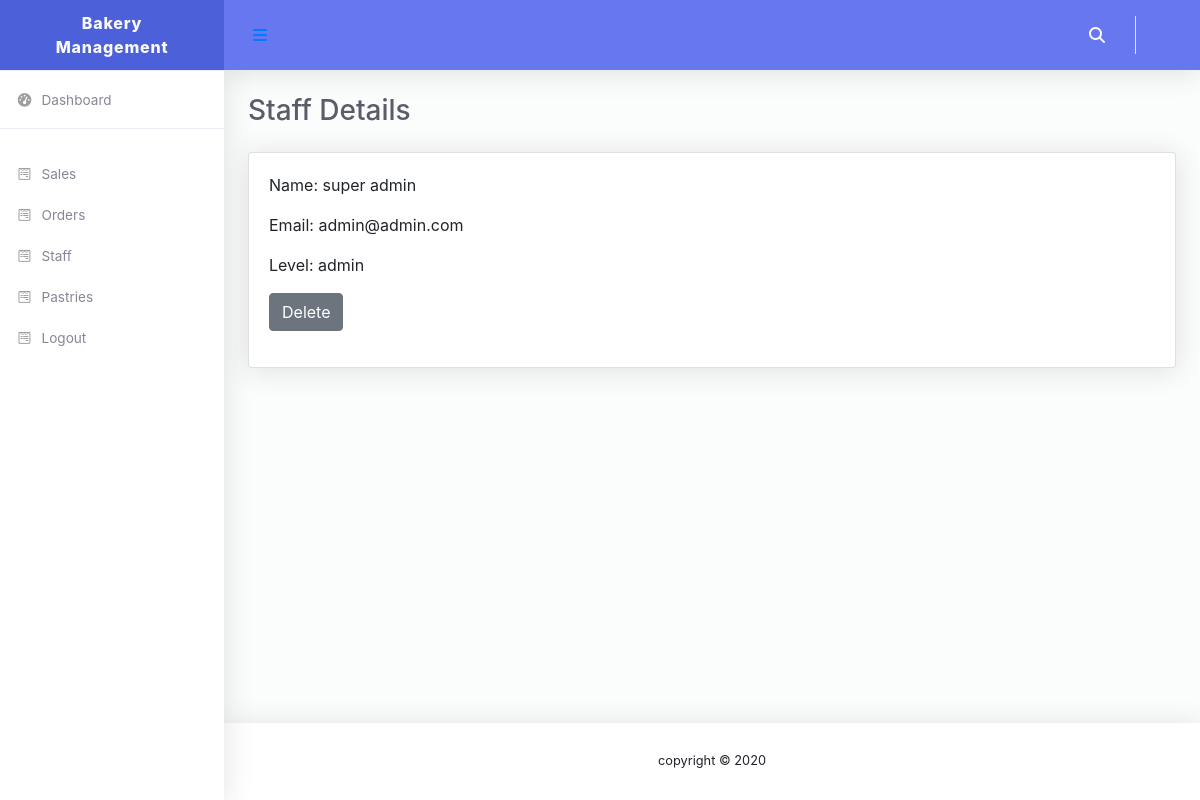
Page /admin/user_details.php?oid=1 on the committed database.
### tables this page shows
CREATE TABLE IF NOT EXISTS `users` (
  `id` int(11) NOT NULL AUTO_INCREMENT,
  `name` varchar(255) NOT NULL,
  `level` enum('admin','staff') NOT NULL DEFAULT 'staff',
  `email` varchar(255) NOT NULL,
  `password` text NOT NULL,
  `created_at` datetime NOT NULL DEFAULT CURRENT_TIMESTAMP,
  PRIMARY KEY (`id`)
);

### admin/user_details.php (the view, shortened to what this page needs)
<?php
  require '../db.php';
  $sql1 = 'SELECT * FROM `users` WHERE `id` = '.$_GET['oid'];
  $sth1 = $pdo->prepare($sql1);
  $sth1->execute();
  $user = $sth1->fetch(PDO::FETCH_ASSOC);
 ?>
<!DOCTYPE html>
<html lang="en">
<?php include_once 'admin_head.php'; ?>
<body id="page-top">
  <div id="wrapper">
    <?php include_once 'admin_side.php'; ?>
    <div id="content-wrapper" class="d-flex flex-column">
      <div id="content">
        <?php include_once 'admin_top.php'; ?>
        <div class="container-fluid" id="container-wrapper">
          <div class="d-sm-flex align-items-center justify-content-between mb-4">
            <h1 class="h3 mb-0 text-gray-800">Staff Details</h1>
          </div>
            <div class="card">
              <div class="card-body">
                <p>Name: <?php echo $user['name'];?></p>
                <p>Email: <?php echo $user['email'];?></p>
                <p>Level: <?php echo $user['level'];?></p>
                <p>
                  <a href="delete.php?uid=<?php echo $_GET["oid"];?>" class="btn btn-secondary">Delete</a>
                </p>
              </div>
            </div>
        </div>
      </div>
      <?php include_once 'admin_footer.php'; ?>
</body>
</html>

### rows in the picture
users: name "super admin", email "admin@admin.com", level "admin"
